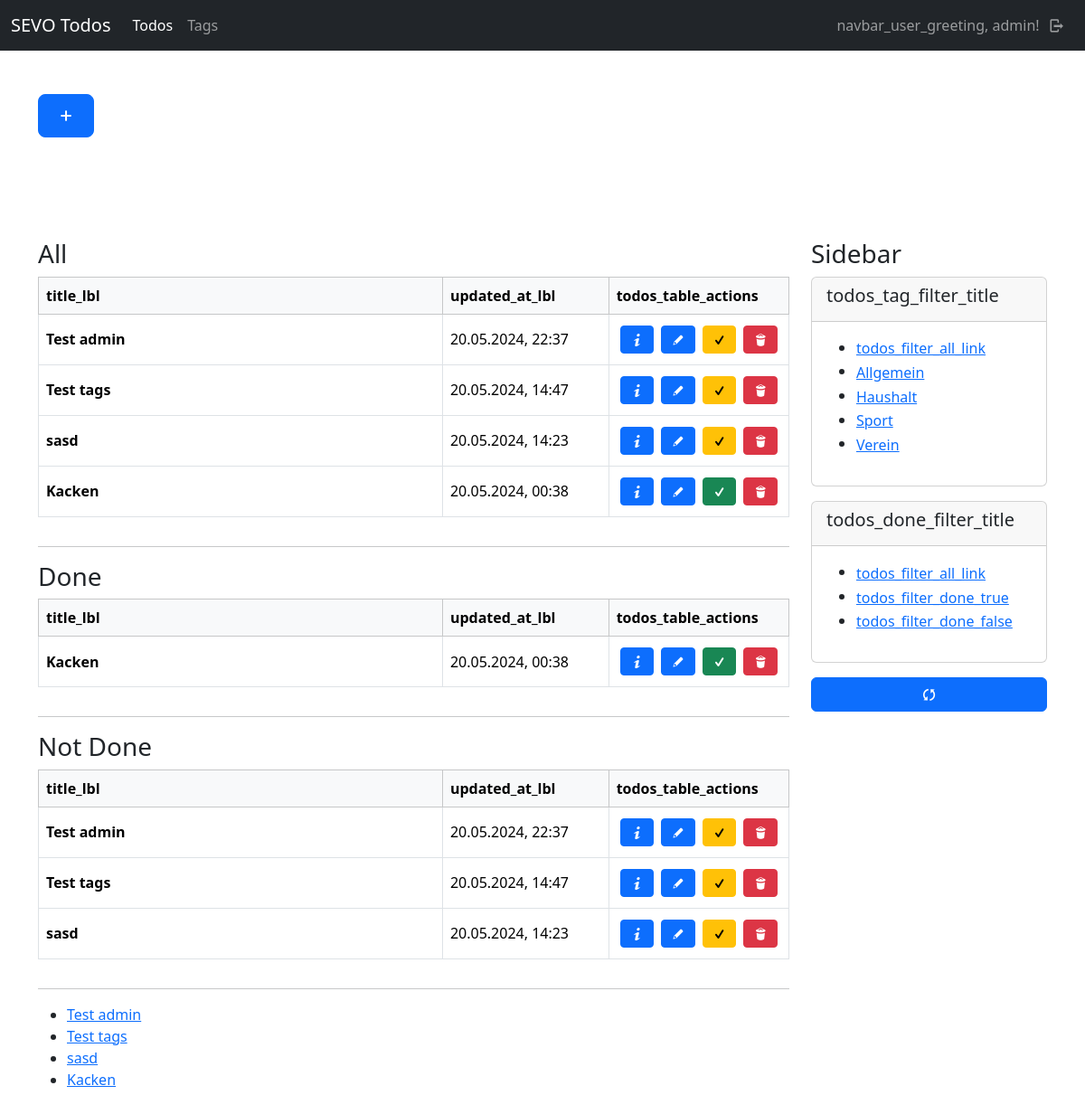
Before: /todos/ (signed in) with the older database file.
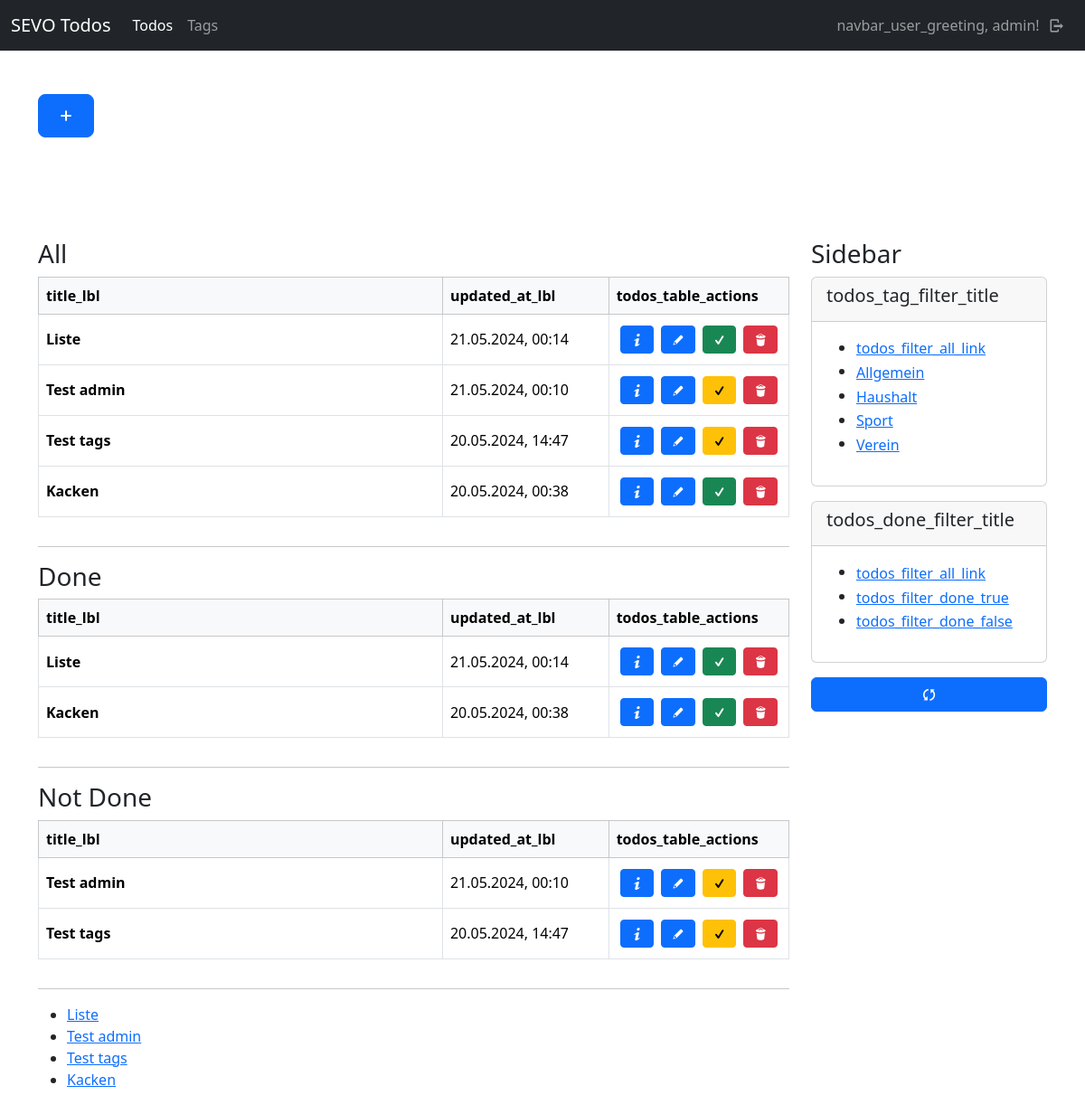
After: the same page with the newer database file.
### todos/models.py (models this page shows, shortened)
class Tag(models.Model):
    user = models.ForeignKey(User, on_delete=models.CASCADE)
    name = models.CharField(max_length=100)
    class Meta:
        ordering = ["name"]

class Todo(models.Model):
    user = models.ForeignKey(User, on_delete=models.CASCADE)
    title = models.CharField(max_length=255)
    content = tinymce_models.HTMLField()
    tags = models.ManyToManyField(Tag, blank=True)
    done = models.BooleanField(default=False)
    created_at = models.DateTimeField(auto_now_add=True)
    updated_at = models.DateTimeField(auto_now=True)
    class Meta:
        ordering = ["-updated_at"]

### todos/views/todo_views.py (the view, shortened to what this page needs)
# urls.py: path("", todo_views.index, name="todos-index"),
def index(request):
    if not request.user.is_authenticated:
        return helpers.not_auth_redirect()
    current_user = request.user
    url = reverse("todos-index")
    todos = models.Todo.objects.filter(user=current_user)
    tags = models.Tag.objects.filter(user=current_user)
    filter_tag = request.GET.get("tag")
    filter_done = request.GET.get("done")
    print(f"tag: {filter_tag}")
    print(f"tag: {filter_done}")
    if filter_tag != None and filter_tag != "all":
        try:
            todos = todos.filter(tags__id=int(filter_tag))
        except:
            return HttpResponseRedirect(url)
    done_todos = todos.filter(done=True)
    not_done_todos = todos.filter(done=False)
    return render(request, "todos/todo/index.html", {
        "title": _("todos_index_title"),
        "todos": todos,
        "done_todos": done_todos,
        "not_done_todos": not_done_todos,
        "tags": tags
    })

### todos/templates/todos/todo/index.html (shortened to what this page needs)
{% extends "base_sidebar.html" %}
{% load i18n %}
{% load static %}
{% block header %}
    <div class="container">
        <div class="row py-5">
            <div class="col-lg-12">
                <a class="btn btn-primary btn-lg mb-3" href="{% url "todos-new" %}"><i class="demo-icon icon-plus"></i></a>
            </div>
        </div>
    </div>
{% endblock %}
{% block main %}
    <div>
        <h3>All</h3>
        {% if todos %}
            {% include "todos/todo/partials/_table_list.html" with todos=todos %}
        {% else %}
            <p>{% trans "todos_none_todos" %}</p>
        {% endif %}
    </div>
    <hr>
    <div>
        <h3>Done</h3>
        {% if done_todos %}
            {% include "todos/todo/partials/_table_list.html" with todos=done_todos %}
        {% else %}
            <p>{% trans "todos_none_todos" %}</p>
        {% endif %}
    </div>
    <hr>
    <div>
        <h3>Not Done</h3>
        {% if not_done_todos %}
            {% include "todos/todo/partials/_table_list.html" with todos=not_done_todos %}
        {% else %}
            <p>{% trans "todos_none_todos" %}</p>
        {% endif %}
    </div>
    <hr>
    <ul>
        {% for todo in todos %}
            <li>
                <a href="{% url "todos-update" id=todo.id %}">{{ todo.title }}</a>
            </li>
        {% endfor %}
    </ul>
{%  endblock %}
{% block side %}
    <h3>Sidebar</h3>
    <div class="card mb-3">
        <div class="card-header">
            <h5>
                {% trans "todos_tag_filter_title" %}
            </h5>
        </div>
        <div class="card-body">
            {% include "todos/todo/partials/_tag_filter.html" %}
        </div>
    </div>
    <div class="card mb-3">
        <div class="card-header">
            <h5>
                {% trans "todos_done_filter_title" %}
            </h5>
        </div>
        <div class="card-body">
            {% include "todos/todo/partials/_done_filter.html" %}
        </div>
    </div>
    <div class="mb-3">
        <a class="btn btn-primary w-100" href="{% url "todos-index" %}"><i class="demo-icon icon-arrows-ccw"></i></a>
    </div>
{% endblock %}

### todos/templates/todos/todo/partials/_tag_filter.html
{% load i18n %}
<div>
    <ul>
        <li>
            <button class="btn btn-link p-0" type="button" data-filter-key="tag" data-filter-value="all">{% trans "todos_filter_all_link" %}</button>
        </li>
    {% for tag in tags %}
        <li>
            <button class="btn btn-link p-0" type="button" data-filter-key="tag" data-filter-value="{{ tag.id }}">{{ tag.name }}</button>
        </li>
    {% endfor %}
</div>

### todos/templates/todos/todo/partials/_table_list.html
{% load i18n %}
<div class="table-responsive">
    <table class="table table-bordered align-middle">
        <thead class="table-light">
        <tr>
            <th scope="col">{% trans "title_lbl" %}</th>
            <th scope="col">{% trans "updated_at_lbl" %}</th>
            <th scope="col">{% trans "todos_table_actions" %}</th>
        </tr>
        </thead>
        <tbody>
            {% for todo in todos %}
                <tr>
                    <th scope="row" class="w-75">
                        {{ todo.title }}
                    </th>
                    <td class="w-25">{{ todo.updated_at|date:"d.m.Y, H:i" }}</td>
                    <td class="w-auto">
                        <div class="d-flex justify-content-start align-content-center">
                            <a class="btn btn-primary btn-sm d-block m-1" href="{% url "todos-detail" id=todo.id %}"><i class="demo-icon icon-info"></i></a>
                            <a class="btn btn-primary btn-sm d-block m-1" href="{% url "todos-update" id=todo.id %}"><i class="demo-icon icon-pencil"></i></a>
                            <a class="btn {% if todo.done %}btn-success{% else %}btn-warning{% endif %} btn-sm d-block m-1" href="{% url "todos-done" id=todo.id %}"><i class="demo-icon icon-check"></i></a>
                            <a class="btn btn-danger btn-sm d-block m-1" href="{% url "todos-delete" id=todo.id %}"><i class="demo-icon icon-trash"></i></a>
                        </div>
                    </td>
                </tr>
            {% endfor %}
        </tbody>
    </table>
</div>

Changed rows visible on the page:
changed Todo: title "sasd" → "Liste"; updated_at "20.05.2024, 14:23" → "21.05.2024, 00:14"; done False → True (drawn); moves up the list
changed Todo "Test admin": updated_at "20.05.2024, 22:37" → "21.05.2024, 00:10"
